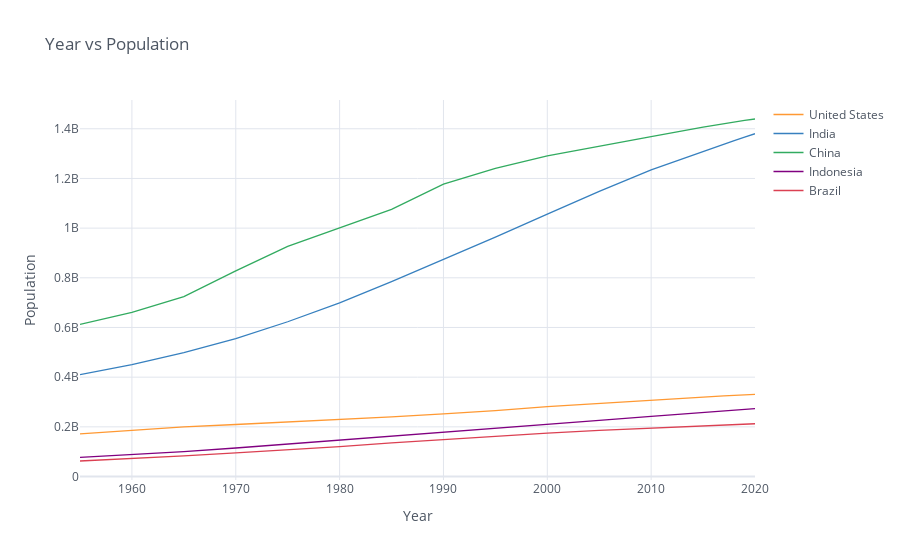

Notebook code for this chart:
### Code cell
df_population.iplot(kind='line',xTitle='Year',yTitle='Population',
                   title='Year vs Population')

### Figure 1 — Plotly figure (JSON) as saved in the notebook; plotly's stock layout.template omitted (floating-point values rounded to 4 significant figures)
{"data": [{"line": {"color": "rgba(255, 153, 51, 1.0)", "dash": "solid", "shape": "linear", "width": 1.3}, "mode": "lines", "name": "United States", "text": "", "type": "scatter", "x": [1955, 1960, 1965, 1970, 1975, 1980, 1985, 1990, 1995, 2000, 2005, 2010, 2015, 2016, 2017, 2018, 2019, 2020], "y": [171685336, 186720571, 199733676, 209513341, 219081251, 229476354, 240499825, 252120309, 265163745, 281710909, 294993511, 309011475, 320878310, 323015995, 325084756, 327096265, 329064917, 331002651]}, {"line": {"color": "rgba(55, 128, 191, 1.0)", "dash": "solid", "shape": "linear", "width": 1.3}, "mode": "lines", "name": "India", "text": "", "type": "scatter", "x": [1955, 1960, 1965, 1970, 1975, 1980, 1985, 1990, 1995, 2000, 2005, 2010, 2015, 2016, 2017, 2018, 2019, 2020], "y": [409880595, 450547679, 499123324, 555189792, 623102897, 698952844, 784360008, 873277798, 963922588, 1056575549, 1147609927, 1234281170, 1310152403, 1324517249, 1338676785, 1352642280, 1366417754, 1380004385]}, {"line": {"color": "rgba(50, 171, 96, 1.0)", "dash": "solid", "shape": "linear", "width": 1.3}, "mode": "lines", "name": "China", "text": "", "type": "scatter", "x": [1955, 1960, 1965, 1970, 1975, 1980, 1985, 1990, 1995, 2000, 2005, 2010, 2015, 2016, 2017, 2018, 2019, 2020], "y": [612241554, 660408056, 724218968, 827601394, 926240885, 1000089235, 1075589361, 1176883674, 1240920535, 1290550765, 1330776380, 1368810615, 1406847870, 1414049351, 1421021791, 1427647786, 1433783686, 1439323776]}, {"line": {"color": "rgba(128, 0, 128, 1.0)", "dash": "solid", "shape": "linear", "width": 1.3}, "mode": "lines", "name": "Indonesia", "text": "", "type": "scatter", "x": [1955, 1960, 1965, 1970, 1975, 1980, 1985, 1990, 1995, 2000, 2005, 2010, 2015, 2016, 2017, 2018, 2019, 2020], "y": [77273425, 87751068, 100267062, 114793178, 130680727, 147447836, 164982451, 181413402, 196934260, 211513823, 226289470, 241834215, 258383256, 261556381, 264650963, 267670543, 270625568, 273523615]}, {"line": {"color": "rgba(219, 64, 82, 1.0)", "dash": "solid", "shape": "linear", "width": 1.3}, "mode": "lines", "name": "Brazil", "text": "", "type": "scatter", "x": [1955, 1960, 1965, 1970, 1975, 1980, 1985, 1990, 1995, 2000, 2005, 2010, 2015, 2016, 2017, 2018, 2019, 2020], "y": [62533919, 72179226, 83373530, 95113265, 107216205, 120694009, 135274080, 149003223, 162019896, 174790340, 186127103, 195713635, 204471769, 206163053, 207833823, 209469323, 211049527, 212559417]}], "layout": {"legend": {"bgcolor": "#FFFFFF", "font": {"color": "#4D5663"}}, "paper_bgcolor": "#FFFFFF", "plot_bgcolor": "#FFFFFF", "title": {"font": {"color": "#4D5663"}, "text": "Year vs Population"}, "xaxis": {"gridcolor": "#E1E5ED", "showgrid": true, "tickfont": {"color": "#4D5663"}, "title": {"font": {"color": "#4D5663"}, "text": "Year"}, "zerolinecolor": "#E1E5ED"}, "yaxis": {"gridcolor": "#E1E5ED", "showgrid": true, "tickfont": {"color": "#4D5663"}, "title": {"font": {"color": "#4D5663"}, "text": "Population"}, "zerolinecolor": "#E1E5ED"}}}
